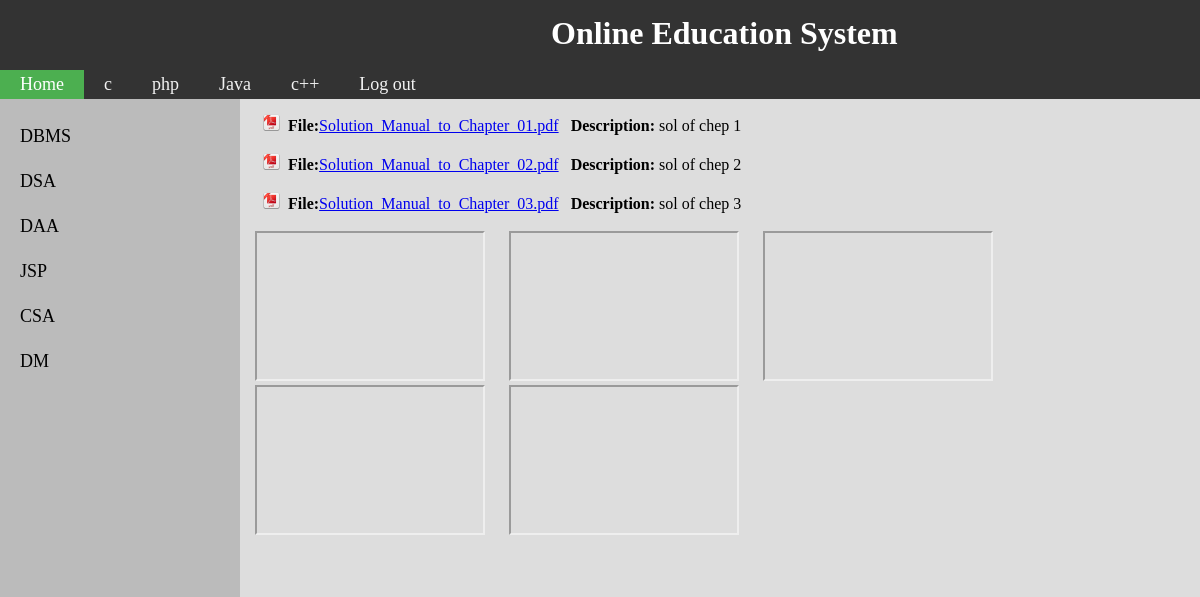
/OnlineEducationSystem/dm.php (signed in), run on the app's committed database.
### tables this page shows
CREATE TABLE `admin_upload` (
  `id` int(200) NOT NULL,
  `subject` varchar(500) NOT NULL,
  `filename` varchar(500) NOT NULL,
  `description` varchar(500) NOT NULL
);

CREATE TABLE `youtube` (
  `id` int(11) NOT NULL,
  `link` varchar(1000) NOT NULL,
  `branch` varchar(50) NOT NULL,
  `about` varchar(100) NOT NULL DEFAULT '3'
);

### OnlineEducationSystem/dm.php (the view, shortened to what this page needs)
<html>
    <head>
    </head>
    <body>
        <div class="topnav" ><h1>&nbsp;&nbsp;&nbsp;&nbsp;&nbsp;&nbsp;&nbsp;&nbsp;&nbsp;&nbsp;&nbsp;&nbsp;Online Education System</h1></div>
 <div class="topnav" >
            <a class="active" href="educature/home.php">Home</a>
            <a href="c1.php">c</a>
            <a href="php.php">php</a>
            <a href="java.php">Java</a>
            <a href="c++.php">c++</a>
            <a href="logout.php">Log out</a>
        </div>
        <div class="row" style="margin:0px;height:10000px" >
            <div class="left" style="background-color:#bbb;" >
                <ul id="myMenu" name="">
                    <li><a href="ce.php" onc>DBMS</a></li>
                    <li><a href="dsa.php">DSA</a></li>
                    <li><a href="daa.php">DAA</a></li>
                    <li><a href="jsp.php">JSP</a></li>
                    <li><a href="csa.php">CSA</a></li>
                    <li><a href="dm.php">DM</a></li>
                </ul>
            </div>
            <div class="right" style="background-color:#ddd;">
                <?php
                try {
                    $dbhandler = new PDO('mysql:host=127.0.0.1;dbname=php', 'root', '');
                    $dbhandler->setAttribute(PDO::ATTR_ERRMODE, PDO::ERRMODE_EXCEPTION);
                    $query = $dbhandler->query('select * from admin_upload where subject="dm"');
                    while ($r = $query->fetch()) {
                        $fnm = $r['filename'];
                        echo "&nbsp;&nbsp;<img src='pdf.jpg' height=17 width=17/>&nbsp;&nbsp;<b>File:</b><a href='upload/$fnm' target='_blank'>" . $fnm . '</a>&nbsp;&nbsp;&nbsp;<b>Description:</b>' . $r['description'];
                        echo '<br><br>';
                    }
                    $query = $dbhandler->query('select * from youtube where branch="dm"');
                    echo '<table class="right" style="background-color:#ddd;">';
                    while ($r = $query->fetch()) {
                        echo'
                             <iframe width="230" height="150" src="' . $r['link'] . '">
                             </iframe>&nbsp;&nbsp;&nbsp;&nbsp;&nbsp;';
                    }
                        } catch (PDOException $e) {
                    echo $e->getMessage();
                    die();
                }
                        ?>
            </div>
        </div>
    </body>
</html>

### OnlineEducationSystem/dm.php (style rules this page uses)
body { background-color: #ddd; margin: 0px; }
h1 { color: white; padding: 5px; align-items: center; margin: 20px; margin-top: 10px; margin-bottom: 40px; margin-left: 450px; margin-right: 50px; height: 20px; }
div { margin: 0px; }
.topnav { overflow: hidden; background-color: #333; }
.topnav a { float: left; color: #f2f2f2; text-align: center; padding: 4px 20px; text-decoration: none; font-size: 18px; }
.topnav a.active { background-color: #4CAF50; color: white; }
* { box-sizing: border-box; }
.row { display: flex; }
.left { flex: 20%; padding: 15px 0; }
.right { flex: 80%; padding: 15px; }
#myMenu { list-style-type: none; padding: 0; margin: 0; }
#myMenu li a { backgrxound-color: #f6f6f6; padding: 12px 20px; text-decoration: none; font-size: 18px; color: black; display: block; }

### data on the page
admin_upload: filename "Solution_Manual_to_Chapter_01.pdf", description "sol of chep 1"
admin_upload: filename "Solution_Manual_to_Chapter_02.pdf", description "sol of chep 2"
admin_upload: filename "Solution_Manual_to_Chapter_03.pdf", description "sol of chep 3"
